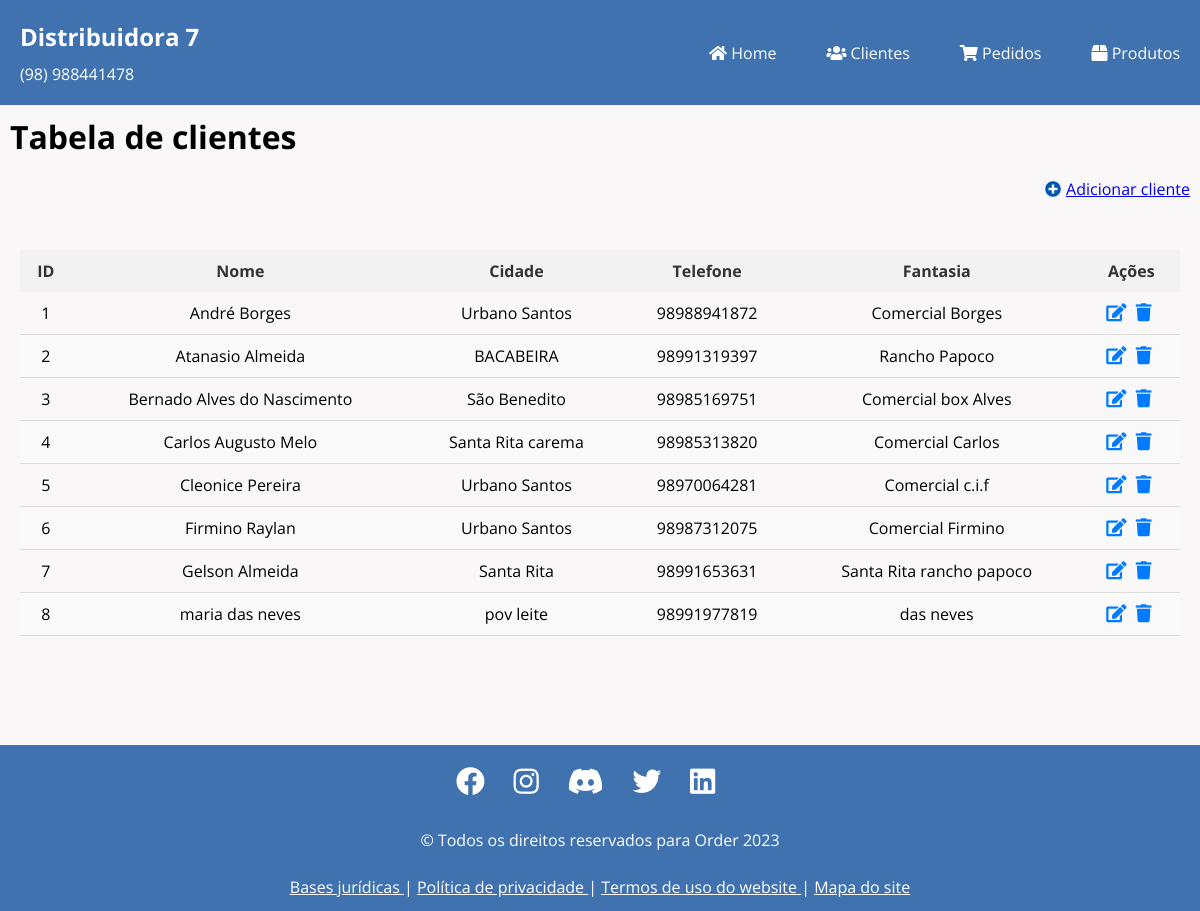
Before: /clientes/tabela/ with the older database file.
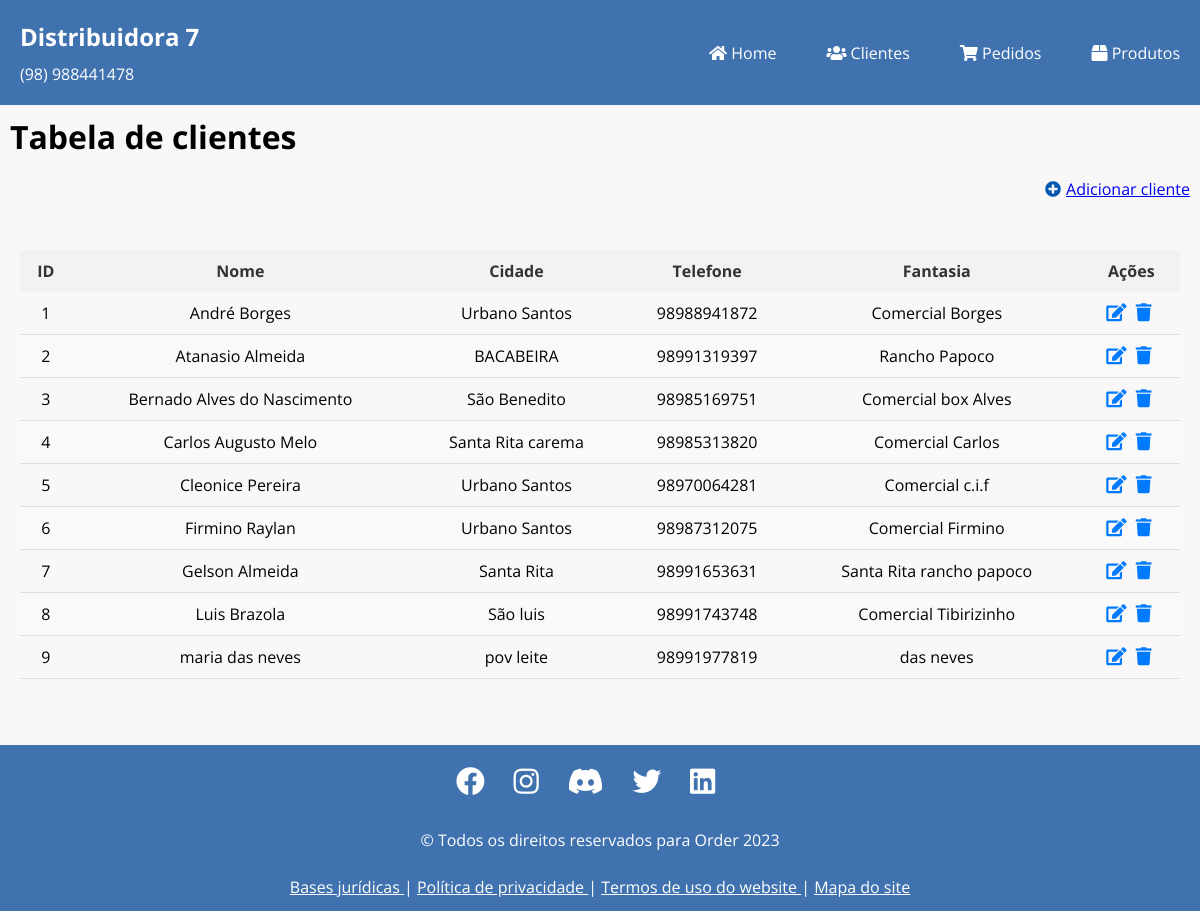
After: the same page with the newer database file.
### clientes/models.py (models this page shows, shortened)
class ClienteModel(models.Model):
    nome = models.CharField(max_length=50)
    cidade = models.CharField(max_length=50)
    telefone = models.IntegerField()
    fantasia = models.CharField(max_length=50)

### clientes/views.py (the view)
# urls.py: path('tabela/',views.clientes_view,name='clientes-tabela'),
def clientes_view(request):
    clientes = models.ClienteModel.objects.all().order_by(Lower('nome'))
    return render(request, 'clientes.html', {"clientes": clientes})

### clientes/templates/clientes.html
{% extends "base.html" %}
{% load static %}
{% block links_extras %}
<link rel="stylesheet" href="{% static 'css/tabelas.css' %}">
{% endblock %}
{% block container_page %}
<div class="Conteudo">
    <div class="titulo-tabela">
        <h1>Tabela de clientes</h1>
    </div>
    <div class="content-add">
        <i class="fas fa-plus-circle"></i>
        <a href="{% url 'adicionar-cliente' %}"> Adicionar cliente</a>
    </div>
    <div class="content-conteudo">
        <div class="table-wrapper">
            <table class="table">
                <thead>
                    <tr>
                        <th>ID</th>
                        <th>Nome</th>
                        <th>Cidade</th>
                        <th>Telefone</th>
                        <th>Fantasia</th>
                        <th>Ações</th>
                    </tr>
                </thead>
                <tbody>
                    {% for cliente in clientes %}
                    <tr>
                        <td>{{ forloop.counter }}</td>
                        <td>{{ cliente.nome }}</td>
                        <td>{{ cliente.cidade }}</td>
                        <td>{{ cliente.telefone }}</td>
                        <td>{{ cliente.fantasia }}</td>
                        <td>
                            <a href="{% url 'editar-cliente' cliente.pk %}"><i class="fas fa-edit"></i></a>
                            <a href="{% url 'excluir-cliente' cliente.pk %}"><i class="fas fa-trash"></i></a>
                        </td>
                    </tr>
                    {% endfor %}
                </tbody>
            </table>
        </div>
    </div>
</div>
{% endblock %}

Changed rows visible on the page:
added ClienteModel: nome "Luis Brazola", cidade "São luis", telefone "98991743748", fantasia "Comercial Tibirizinho"
